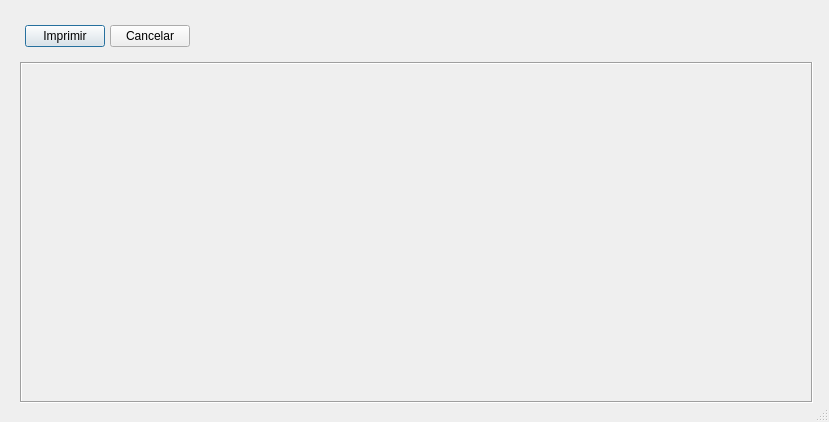
<?xml version="1.0" encoding="UTF-8"?>
<ui version="4.0">
 <class>dialog_preview_card</class>
 <widget class="QDialog" name="dialog_preview_card">
  <property name="windowModality">
   <enum>Qt::ApplicationModal</enum>
  </property>
  <property name="geometry">
   <rect>
    <x>0</x>
    <y>0</y>
    <width>829</width>
    <height>422</height>
   </rect>
  </property>
  <property name="windowTitle">
   <string>Vista previa - Credencial</string>
  </property>
  <property name="styleSheet">
   <string notr="true"/>
  </property>
  <property name="sizeGripEnabled">
   <bool>true</bool>
  </property>
  <property name="modal">
   <bool>true</bool>
  </property>
  <widget class="QWidget" name="verticalLayoutWidget">
   <property name="geometry">
    <rect>
     <x>10</x>
     <y>10</y>
     <width>813</width>
     <height>403</height>
    </rect>
   </property>
   <layout class="QVBoxLayout" name="verticalLayout">
    <property name="spacing">
     <number>10</number>
    </property>
    <property name="sizeConstraint">
     <enum>QLayout::SetMaximumSize</enum>
    </property>
    <property name="leftMargin">
     <number>10</number>
    </property>
    <property name="topMargin">
     <number>10</number>
    </property>
    <property name="rightMargin">
     <number>10</number>
    </property>
    <property name="bottomMargin">
     <number>10</number>
    </property>
    <item>
     <layout class="QHBoxLayout" name="horizontalLayout_2">
      <property name="spacing">
       <number>5</number>
      </property>
      <property name="sizeConstraint">
       <enum>QLayout::SetMaximumSize</enum>
      </property>
      <property name="leftMargin">
       <number>5</number>
      </property>
      <property name="topMargin">
       <number>5</number>
      </property>
      <property name="rightMargin">
       <number>5</number>
      </property>
      <property name="bottomMargin">
       <number>5</number>
      </property>
      <item>
       <widget class="QPushButton" name="btn_print">
        <property name="text">
         <string>Imprimir</string>
        </property>
       </widget>
      </item>
      <item>
       <widget class="QPushButton" name="btn_close">
        <property name="text">
         <string>Cancelar</string>
        </property>
       </widget>
      </item>
      <item>
       <spacer name="horizontalSpacer">
        <property name="orientation">
         <enum>Qt::Horizontal</enum>
        </property>
        <property name="sizeHint" stdset="0">
         <size>
          <width>40</width>
          <height>20</height>
         </size>
        </property>
       </spacer>
      </item>
     </layout>
    </item>
    <item>
     <widget class="QLabel" name="label_2">
      <property name="minimumSize">
       <size>
        <width>793</width>
        <height>340</height>
       </size>
      </property>
      <property name="autoFillBackground">
       <bool>false</bool>
      </property>
      <property name="styleSheet">
       <string notr="true">border-color: rgb(158, 162, 158);</string>
      </property>
      <property name="frameShape">
       <enum>QFrame::Box</enum>
      </property>
      <property name="frameShadow">
       <enum>QFrame::Sunken</enum>
      </property>
      <property name="text">
       <string/>
      </property>
      <property name="alignment">
       <set>Qt::AlignCenter</set>
      </property>
     </widget>
    </item>
   </layout>
  </widget>
 </widget>
 <resources/>
 <connections/>
</ui>
